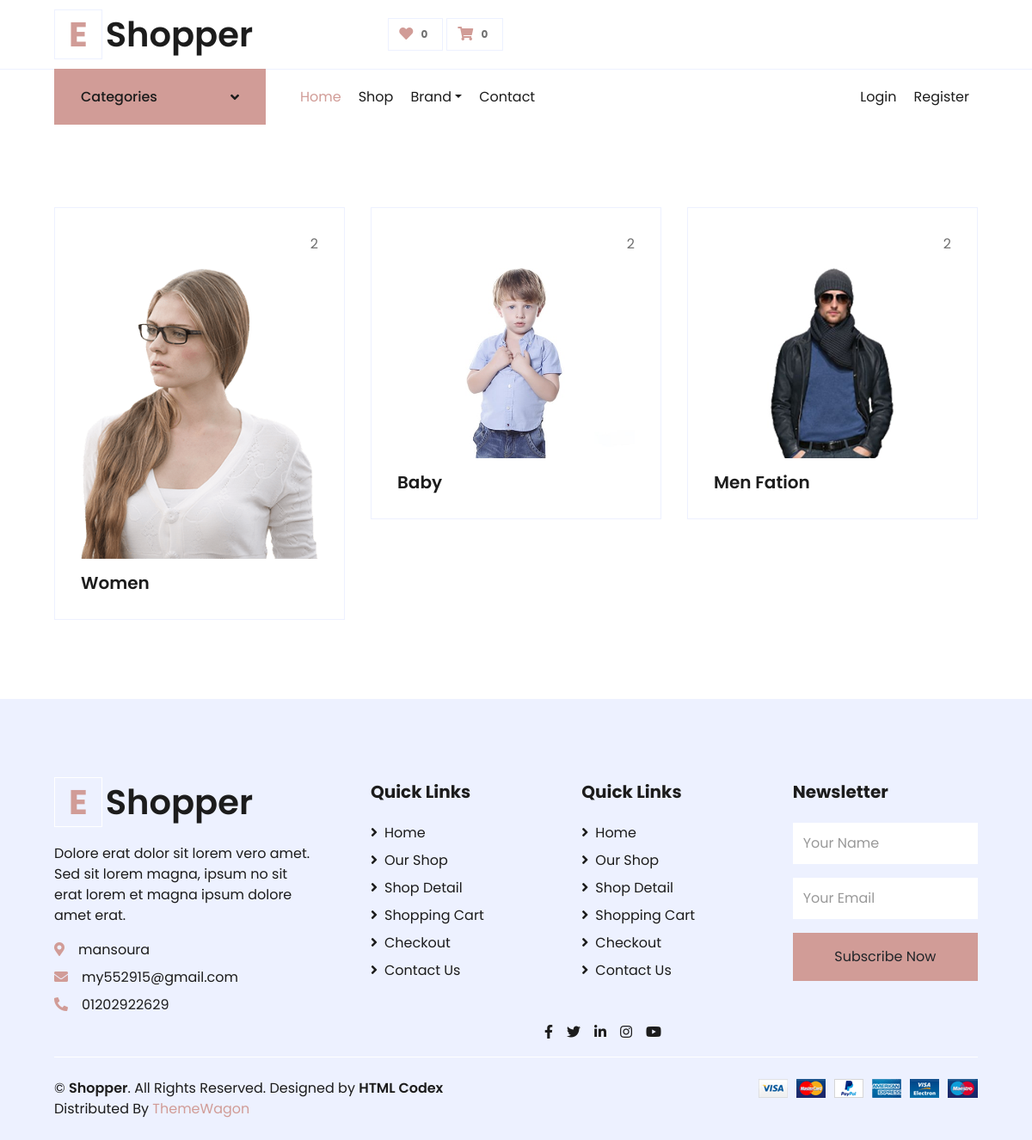
The page /category on the database its author committed.
### settings/models.py (models this page shows, shortened)
class Info(models.Model):
    site_name = models.CharField( max_length=50)
    description = models.TextField(max_length=1000)
    phone = models.CharField( max_length=30 , null=True, blank=True)
    email = models.EmailField( max_length=254 , null=True, blank=True)
    address = models.CharField( max_length=50 , null=True, blank=True)
    image = models.ImageField(upload_to='settings/', null=True, blank=True )
    fb_link = models.URLField( max_length=200)
    twitter_link = models.URLField( max_length=200)
    instagram_link = models.URLField( max_length=200)

### product/models.py (models this page shows)
class ProductCategory(models.Model):
    name = models.CharField(max_length=60)
    image = models.ImageField(upload_to='categoryimages/')
    def __str__(self):
        return self.name

### settings/views.py (the view)
# urls.py: path('category', CategoryList.as_view() ,name = 'category_list'),
class CategoryList(ListView):
    model = ProductCategory

### settings/templates/product/productcategory_list.html
{% extends 'base.html' %}
{% load static %}
{% block body %}
<div class="container-fluid pt-5">
    <div class="row px-xl-5 pb-3">
        {% for category in categories_footer  %}
        <div class="col-lg-4 col-md-6 pb-1">
            <div class="cat-item d-flex flex-column border mb-4" style="padding: 30px;">
                <p class="text-right">{{category.product_count}}</p>
                <a href="{% url 'product:product_by_category' category %}" class="cat-img position-relative overflow-hidden mb-3">
                    <img class="img-fluid" src="{{category.image.url}}" alt="">
                </a>
                <h5 class="font-weight-semi-bold m-0">{{category}}</h5>
            </div>
        </div>
        {% endfor %}
    </div>
</div>
{% endblock body %}

### templates/base.html (shortened to what this page needs)
{% load static %}
<!DOCTYPE html>
<html lang="en">
<head>
    <link href="https://cdnjs.cloudflare.com/ajax/libs/font-awesome/5.10.0/css/all.min.css" rel="stylesheet">
    <link href="{% static 'lib4/owlcarousel/assets/owl.carousel.min.css'%}" rel="stylesheet">
    <link href="{% static 'css4/style.css'%}" rel="stylesheet">
</head>
<body>
    <div class="container-fluid">
        <div class="row align-items-center py-3 px-xl-5">
            <div class="col-lg-3 d-none d-lg-block">
                <a href="" class="text-decoration-none">
                    <h1 class="m-0 display-5 font-weight-semi-bold"><span
                            class="text-primary font-weight-bold border px-3 mr-1">E</span>{{myfooter.site_name}}</h1>
                </a>
            </div>
            <div class="col-lg-3 col-6 text-right">
                <a href="" class="btn border">
                    <i class="fas fa-heart text-primary"></i>
                    <span class="badge">0</span>
                </a>
                <a href="" class="btn border">
                    <i class="fas fa-shopping-cart text-primary"></i>
                    <span class="badge">0</span>
                </a>
            </div>
        </div>
    </div>
    <div class="container-fluid mb-5">
        <div class="row border-top px-xl-5">
            <div class="col-lg-3 d-none d-lg-block">
                <a class="btn shadow-none d-flex align-items-center justify-content-between bg-primary text-white w-100"
                    data-toggle="collapse" href="#navbar-vertical"
                    style="height: 65px; margin-top: -1px; padding: 0 30px;">
                    <h6 class="m-0">Categories</h6>
                    <i class="fa fa-angle-down text-dark"></i>
                </a>
            </div>
            <div class="col-lg-9">
                <nav class="navbar navbar-expand-lg bg-light navbar-light py-3 py-lg-0 px-0">
                    <div class="collapse navbar-collapse justify-content-between" id="navbarCollapse">
                        <div class="navbar-nav mr-auto py-0">
                            <a href="/" class="nav-item nav-link active">Home</a>
                            <a href="{% url 'product:product_list'%}" class="nav-item nav-link">Shop</a>
                            <div class="nav-item dropdown">
                                <a href="#" class="nav-link dropdown-toggle" data-toggle="dropdown">Brand</a>
                            </div>
                            <a href="contact.html" class="nav-item nav-link">Contact</a>
                        </div>
                        <div class="navbar-nav ml-auto py-0">
                            <a href="" class="nav-item nav-link">Login</a>
                            <a href="" class="nav-item nav-link">Register</a>
                        </div>
                    </div>
                </nav>
            </div>
        </div>
    </div>
    {% block body %}
    {% endblock body %}
    <div class="container-fluid bg-secondary text-dark mt-5 pt-5">
        <div class="row px-xl-5 pt-5">
            <div class="col-lg-4 col-md-12 mb-5 pr-3 pr-xl-5">
                <a href="" class="text-decoration-none">
                    <h1 class="mb-4 display-5 font-weight-semi-bold"><span
                            class="text-primary font-weight-bold border border-white px-3 mr-1">E</span>{{myfooter.site_name}}
                    </h1>
                </a>
                <p>{{myfooter.description}}</p>
                <p class="mb-2"><i class="fa fa-map-marker-alt text-primary mr-3"></i>{{myfooter.address}}</p>
                <p class="mb-2"><i class="fa fa-envelope text-primary mr-3"></i>{{myfooter.email}}</p>
                <p class="mb-0"><i class="fa fa-phone-alt text-primary mr-3"></i>{{myfooter.phone}}</p>
            </div>
            <div class="col-lg-8 col-md-12">
                <div class="row">
                    <div class="col-md-4 mb-5">
                        <h5 class="font-weight-bold text-dark mb-4">Quick Links</h5>
                        <div class="d-flex flex-column justify-content-start">
                            <a class="text-dark mb-2" href="/"><i class="fa fa-angle-right mr-2"></i>Home</a>
                            <a class="text-dark mb-2" href="{% url 'product:product_list'%}"><i
                                    class="fa fa-angle-right mr-2"></i>Our
                                Shop</a>
                            <a class="text-dark mb-2" href="detail.html"><i class="fa fa-angle-right mr-2"></i>Shop
                                Detail</a>
                            <a class="text-dark mb-2" href="cart.html"><i class="fa fa-angle-right mr-2"></i>Shopping
                                Cart</a>
                            <a class="text-dark mb-2" href="checkout.html"><i
                                    class="fa fa-angle-right mr-2"></i>Checkout</a>
                            <a class="text-dark" href="contact.html"><i class="fa fa-angle-right mr-2"></i>Contact
                                Us</a>
                        </div>
                    </div>
                    <div class="col-md-4 mb-5">
                        <h5 class="font-weight-bold text-dark mb-4">Quick Links</h5>
                        <div class="d-flex flex-column justify-content-start">
                            <a class="text-dark mb-2" href="index.html"><i class="fa fa-angle-right mr-2"></i>Home</a>
                            <a class="text-dark mb-2" href="shop.html"><i class="fa fa-angle-right mr-2"></i>Our
                                Shop</a>
                            <a class="text-dark mb-2" href="detail.html"><i class="fa fa-angle-right mr-2"></i>Shop
                                Detail</a>
                            <a class="text-dark mb-2" href="cart.html"><i class="fa fa-angle-right mr-2"></i>Shopping
                                Cart</a>
                            <a class="text-dark mb-2" href="checkout.html"><i
                                    class="fa fa-angle-right mr-2"></i>Checkout</a>
                            <a class="text-dark" href="contact.html"><i class="fa fa-angle-right mr-2"></i>Contact
                                Us</a>
                        </div>
                    </div>
                    <div class="col-md-4 mb-5">
                        <h5 class="font-weight-bold text-dark mb-4">Newsletter</h5>
                        <form action="">
                            <div class="form-group">
                                <input type="text" class="form-control border-0 py-4" placeholder="Your Name"
                                    required="required" />
                            </div>
                            <div class="form-group">
                                <input type="email" class="form-control border-0 py-4" placeholder="Your Email"
                                    required="required" />
                            </div>
                            <div>
                                <button class="btn btn-primary btn-block border-0 py-3" type="submit">Subscribe
                                    Now</button>
                            </div>
                        </form>
                    </div>
                    <div class="col-lg-6 text-center text-lg-right">
                        <div class="d-inline-flex align-items-center">
                            <a class="text-dark px-2" href="{{myfooter.fb_link}}">
                                <i class="fab fa-facebook-f"></i>
                            </a>
                            <a class="text-dark px-2" href="{{myfooter.twitter_link}}">
                                <i class="fab fa-twitter"></i>
                            </a>
                            <a class="text-dark px-2" href="">
                                <i class="fab fa-linkedin-in"></i>
                            </a>
                            <a class="text-dark px-2" href="">
                                <i class="fab fa-instagram"></i>
                            </a>
                            <a class="text-dark pl-2" href="">
                                <i class="fab fa-youtube"></i>
                            </a>
                        </div>
                    </div>
                </div>
            </div>
        </div>
        <div class="row border-top border-light mx-xl-5 py-4">
            <div class="col-md-6 px-xl-0">
                <p class="mb-md-0 text-center text-md-left text-dark">
                    &copy; <a class="text-dark font-weight-semi-bold" href="#">{{myfooter.site_name}}</a>. All Rights
                    Reserved.
                    Designed
                    by
                    <a class="text-dark font-weight-semi-bold" href="https://htmlcodex.com">HTML Codex</a><br>
                    Distributed By <a href="https://themewagon.com" target="_blank">ThemeWagon</a>
                </p>
            </div>
            <div class="col-md-6 px-xl-0 text-center text-md-right">
                <img class="img-fluid" src="img/payments.png" alt="">
            </div>
        </div>
    </div>
</body>
</html>

### rows shown on the page
Info: site_name "Shopper", description "Dolore erat dolor sit lorem vero amet. Sed sit lorem magna, ipsum no sit erat lorem et magna ipsum dolore amet erat.", address "mansoura", email "my552915@gmail.com", phone "01202922629"
ProductCategory: product_count "2", image (picture), name "Women"
ProductCategory: product_count "2", image (picture), name "Baby"
ProductCategory: product_count "2", image (picture), name "Men Fation"
